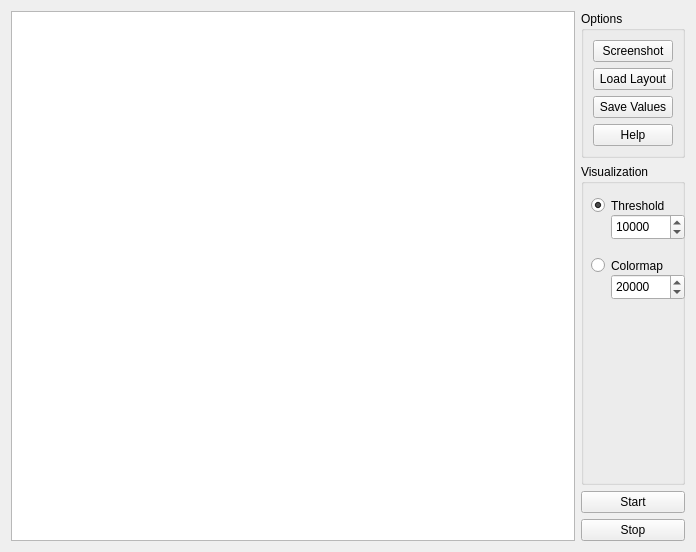
<?xml version="1.0" encoding="UTF-8"?>
<ui version="4.0">
 <class>EEGoSportsImpedanceWidget</class>
 <widget class="QWidget" name="EEGoSportsImpedanceWidget">
  <property name="geometry">
   <rect>
    <x>0</x>
    <y>0</y>
    <width>696</width>
    <height>552</height>
   </rect>
  </property>
  <property name="windowTitle">
   <string>Form</string>
  </property>
  <layout class="QGridLayout" name="gridLayout">
   <item row="1" column="2">
    <widget class="QGroupBox" name="m_groupbox_Visualization">
     <property name="title">
      <string>Visualization</string>
     </property>
     <widget class="QRadioButton" name="m_radioButton_Threshold">
      <property name="geometry">
       <rect>
        <x>10</x>
        <y>30</y>
        <width>94</width>
        <height>23</height>
       </rect>
      </property>
      <property name="text">
       <string>Threshold</string>
      </property>
      <property name="checked">
       <bool>true</bool>
      </property>
      <attribute name="buttonGroup">
       <string notr="true">buttonGroup</string>
      </attribute>
     </widget>
     <widget class="QDoubleSpinBox" name="m_doubleSpinBox_manualImpedanceColormapMax">
      <property name="geometry">
       <rect>
        <x>30</x>
        <y>110</y>
        <width>74</width>
        <height>26</height>
       </rect>
      </property>
      <property name="decimals">
       <number>0</number>
      </property>
      <property name="maximum">
       <double>50000.000000000000000</double>
      </property>
      <property name="singleStep">
       <double>1000.000000000000000</double>
      </property>
      <property name="value">
       <double>20000.000000000000000</double>
      </property>
     </widget>
     <widget class="QRadioButton" name="m_radioButton_Colormap">
      <property name="geometry">
       <rect>
        <x>10</x>
        <y>90</y>
        <width>92</width>
        <height>23</height>
       </rect>
      </property>
      <property name="text">
       <string>Colormap</string>
      </property>
      <attribute name="buttonGroup">
       <string notr="true">buttonGroup</string>
      </attribute>
     </widget>
     <widget class="QDoubleSpinBox" name="m_doubleSpinBox_manualImpedanceThreshold">
      <property name="geometry">
       <rect>
        <x>30</x>
        <y>50</y>
        <width>74</width>
        <height>26</height>
       </rect>
      </property>
      <property name="decimals">
       <number>0</number>
      </property>
      <property name="maximum">
       <double>30000.000000000000000</double>
      </property>
      <property name="singleStep">
       <double>1000.000000000000000</double>
      </property>
      <property name="value">
       <double>10000.000000000000000</double>
      </property>
     </widget>
    </widget>
   </item>
   <item row="3" column="2">
    <widget class="QPushButton" name="m_pushButton_stop">
     <property name="text">
      <string>Stop</string>
     </property>
    </widget>
   </item>
   <item row="0" column="2">
    <widget class="QGroupBox" name="m_groupBox_Options">
     <property name="sizePolicy">
      <sizepolicy hsizetype="Fixed" vsizetype="Fixed">
       <horstretch>0</horstretch>
       <verstretch>0</verstretch>
      </sizepolicy>
     </property>
     <property name="title">
      <string>Options</string>
     </property>
     <layout class="QVBoxLayout" name="verticalLayout">
      <item>
       <widget class="QPushButton" name="m_pushButton_takeScreenshot">
        <property name="text">
         <string>Screenshot</string>
        </property>
       </widget>
      </item>
      <item>
       <widget class="QPushButton" name="m_pushButton_loadLayout">
        <property name="text">
         <string>Load Layout</string>
        </property>
       </widget>
      </item>
      <item>
       <widget class="QPushButton" name="m_pushButton_saveValues">
        <property name="text">
         <string>Save Values</string>
        </property>
       </widget>
      </item>
      <item>
       <widget class="QPushButton" name="m_pushButton_Help">
        <property name="text">
         <string>Help</string>
        </property>
       </widget>
      </item>
     </layout>
    </widget>
   </item>
   <item row="2" column="2">
    <widget class="QPushButton" name="m_pushButton_start">
     <property name="autoFillBackground">
      <bool>false</bool>
     </property>
     <property name="text">
      <string>Start</string>
     </property>
    </widget>
   </item>
   <item row="0" column="0" rowspan="4">
    <widget class="EEGOSPORTSPLUGIN::EEGoSportsImpedanceView" name="m_graphicsView_impedanceView"/>
   </item>
  </layout>
 </widget>
 <customwidgets>
  <customwidget>
   <class>EEGOSPORTSPLUGIN::EEGoSportsImpedanceView</class>
   <extends>QGraphicsView</extends>
   <header>eegosportsimpedanceview.h</header>
  </customwidget>
 </customwidgets>
 <resources/>
 <connections/>
 <buttongroups>
  <buttongroup name="buttonGroup"/>
 </buttongroups>
</ui>
